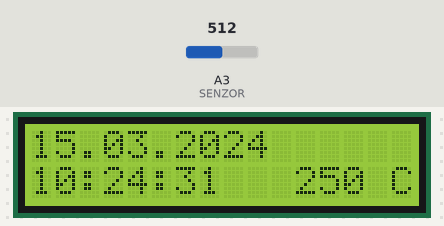
Bench run of a sketch on a simulated Arduino Uno, built with avr-gcc and run on an emulated ATmega328P. On the bench: 16×2 character LCD. The test bench sets the inputs (shaded band); at power-on: A3 (SENZOR) = 512. The local clock reads 2024-03-15 10:24:30 at power-on unless the sketch sets it.

Above: at 1.2 s.
1.3 s: A3 (SENZOR) set to 716
At 2.9 s:
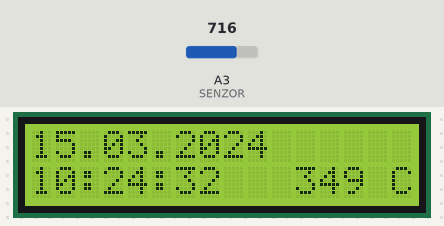
4.6 s: A3 (SENZOR) set to 900
At 6.0 s:
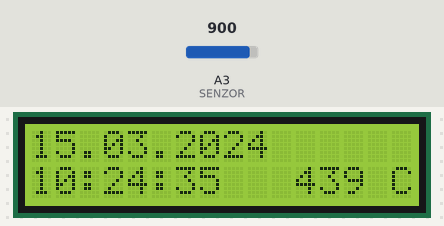
7.7 s: A3 (SENZOR) set to 1023
At 9.1 s:
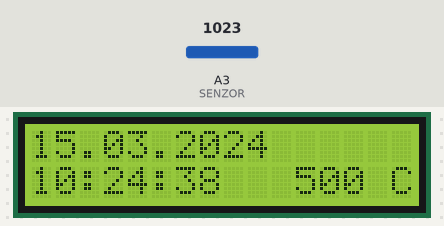
Timing chart, 0 to 10.7 s (numbered marks = the images above; inputs shaded):
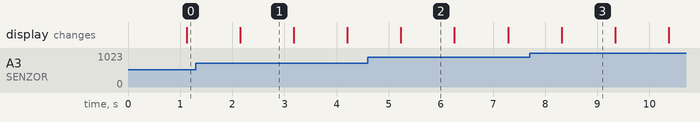

Measured:
- what the display in image 1 shows lasts 1.0 s, from 2.2 s to 3.2 s

The sketch:

01_Hodiny_s_teplomerem.ino
```cpp
#include <Wire.h>
#include <LiquidTWI2.h>
#include <RTClib.h>

#define SENZOR A3

LiquidTWI2 lcd(0x20);
RTC_DS1307 rtc;

void hodinyNastaveni()
{
  if (!rtc.isrunning())
  {
    Serial.println("Hodiny neběží. Probíhá nastavení.");
    rtc.adjust(DateTime(F(__DATE__), F(__TIME__)));
  }
}

String hodinyVypis()
{
  DateTime ted = rtc.now();
  char cas[9];

  sprintf(cas, "%02d:%02d:%02d\0", ted.hour(), ted.minute(), ted.second());

  return (String)cas;
}

String datumVypis()
{
  DateTime ted = rtc.now();
  char datum[11];

  sprintf(datum, "%02d.%02d.%4d\0", ted.day(), ted.month(), ted.year());

  return (String)datum;
}

String teplotaVypis()
{
  char teplotaC[6];
  int teplota = map(analogRead(SENZOR), 0, 1023, 0, 500);

  sprintf(teplotaC, "%3d C\0", teplota);

  return (String)teplotaC;
}

void displejVypis()
{
  lcd.setCursor(0, 0);
  lcd.print(datumVypis());
  lcd.setCursor(0, 1);
  lcd.print(hodinyVypis());
  lcd.setCursor(11, 1);
  lcd.print(teplotaVypis());
}

void setup()
{
  Serial.begin(115200);

  lcd.setMCPType(LTI_TYPE_MCP23008);
  lcd.begin(16, 2);
  lcd.setBacklight(HIGH);
  lcd.clear();
  lcd.setCursor(0, 0);
  rtc.begin();
  hodinyNastaveni();
}

void loop()
{
  displejVypis();
  delay(1000);
}
```
